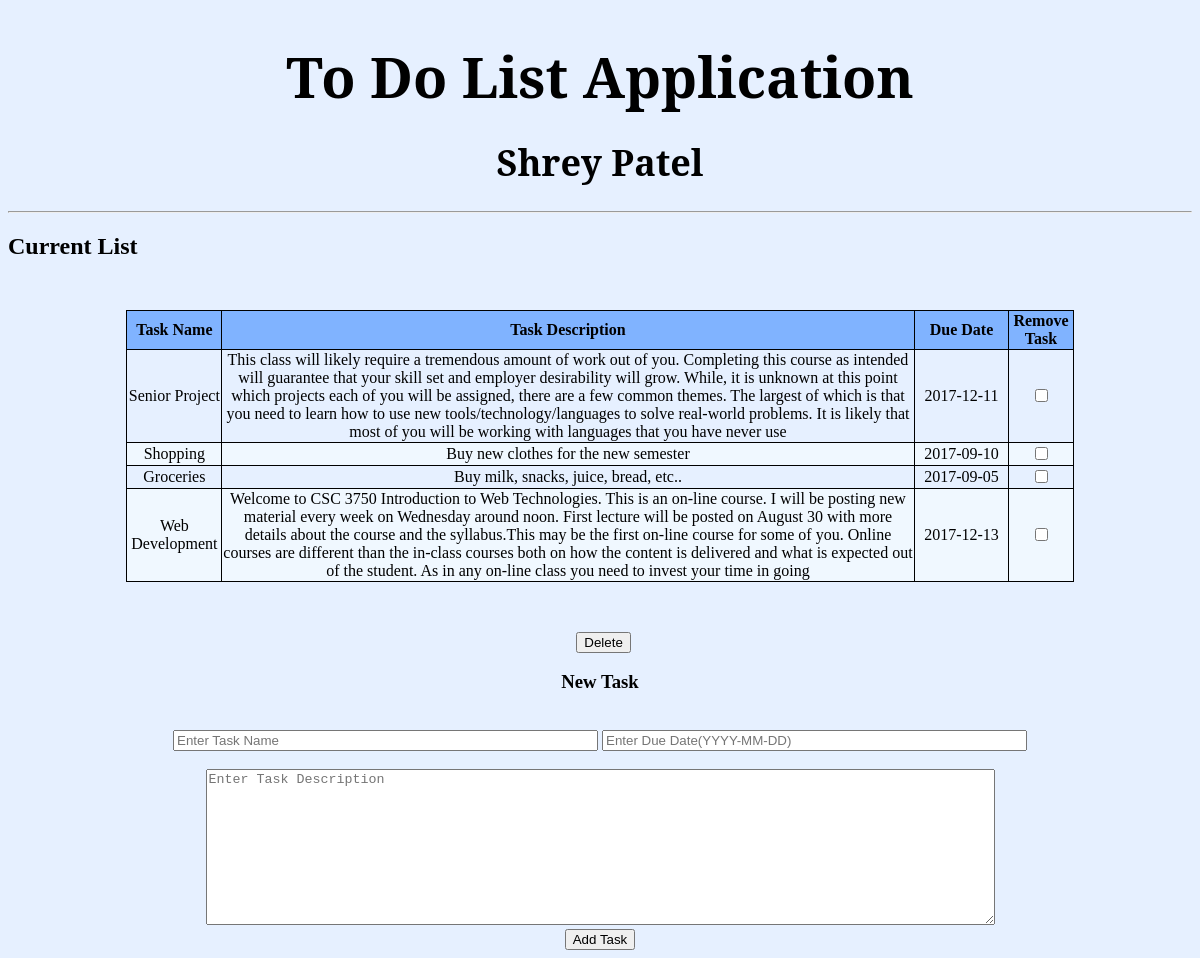
The page / on the database its author committed.
### tables this page shows
CREATE TABLE todolist(
TaskID Int AUTO_INCREMENT,
TaskName Char(45),
TaskDesc Varchar(500),
DueDate Date,
PRIMARY KEY(TaskID));

### index.php (the view, shortened to what this page needs)
<?php
	include("dbConn.php");
	$sql = "SELECT * FROM todolist";
	$sqlQuery = mysqli_query($conn,$sql);
?>
<!DOCTYPE html>
	<head>
	  <link href="style.css" rel="stylesheet">
	</head>
	<body>
		<h1 class="title"> To Do List Application</h1>
		<h1 class="name">Shrey Patel</h1>
		<hr>
		<h2>Current List</h2>
		<form action='delete.php' method='POST'>
		<table>
			<thead>
				<tr>
					<th>Task Name</th>
					<th>Task Description</th>
					<th class="dateSize">Due Date</th>
					<th>Remove Task</th>
				</tr>
			</thead>
			<tbody>
					<?php
						if(($rows = mysqli_num_rows($sqlQuery)) > 0) {
							while($output = mysqli_fetch_assoc($sqlQuery)) {
								echo "<tr>";
								echo "<td>" . $output['TaskName'] . "</td>" . "<td>" . $output['TaskDesc'] . "</td>" . "<td>" . $output['DueDate'] . "</td>";
								echo "<td>";
								echo '<input name="checkbox[]" type="checkbox" value=' . $output["TaskID"] . ' . />';
								echo "</td>";
								echo "</tr>";
							}
						}
						else {
							echo "<tr>";
							echo "<td>" . "Empty" . "</td>" . "<td>" . "Empty" . "</td>" . "<td>" . "Empty" . "</td>" . "<td>" . "Empty" . "</td>";
							echo "</tr>";
						}
					?>
			</tbody>
		</table>
		<input type="submit" id="delete" value="Delete"/>
		</form>
		<div class="inputForm">
			<form action="add.php" method="POST">
				<h3>New Task</h3><br/>
				<input type="text" name="taskName" size="50" placeholder="Enter Task Name" />
				<input type="text" name="taskDate" size="50" placeholder="Enter Due Date(YYYY-MM-DD)" />
				<br/><br/>
				<textarea rows="10" cols="96" name="taskDesc" placeholder="Enter Task Description"></textarea>
				<br/>
				<input type="submit" name="addTask" value="Add Task" />
			</form>
		</div>
	</body>
<html>

### style.css (style rules this page uses)
body { background-color: #e6f0ff; }
.title { text-align: center; font-family: 'Noto Serif', serif; font-size: 56px; margin-bottom: 0px; }
.name { text-align: center; font-family: 'Noto Serif', serif; font-size: 36px; }
table { border: 1px solid black; border-collapse: collapse; width: 80%; margin-top: 50px; margin-bottom: 50px; margin-left: auto; margin-right: auto; }
table, th, td { border: 1px solid black; color: black; text-align: center; }
.dateSize { width: 10%; }
tr:nth-of-type(even) { background-color: #F0F8FF; }
thead { background-color: #80b3ff; }
#delete { margin-left: 48%; }
.inputForm { width: 80%; margin-left: auto; margin-right: auto; text-align: center; }

### rows shown on the page
todolist: TaskName "Senior Project", TaskDesc "This class will likely require a tremendous amount of work out of you. Completing this course as intended will guarantee that your skill set and employer desirability will grow. While, it is unknown at this point which projects each of you will be assigned, there are a few common themes. The largest of which is that you need to learn how to use new tools/technology/languages to solve real-world problems. It is likely that most of you will be working with languages that you have never use", DueDate "2017-12-11"
todolist: TaskName "Shopping", TaskDesc "Buy new clothes for the new semester", DueDate "2017-09-10"
todolist: TaskName "Groceries", TaskDesc "Buy milk, snacks, juice, bread, etc..", DueDate "2017-09-05"
todolist: TaskName "Web Development", TaskDesc "Welcome to CSC 3750 Introduction to Web Technologies. This is an on-line course. I will be posting new material every week on Wednesday around noon. First lecture will be posted on August 30 with more details about the course and the syllabus.This may be the first on-line course for some of you. Online courses are different than the in-class courses both on how the content is delivered and what is expected out of the student. As in any on-line class you need to invest your time in going", DueDate "2017-12-13"
